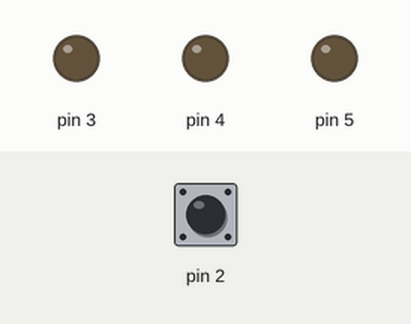
Recording of a sketch running on a simulated Arduino Uno, built with avr-gcc and run on an emulated ATmega328P. On the bench: output pins drawn as LEDs (lit = HIGH). Dashed ring = blinking. The test bench sets the inputs (shaded band); at power-on: pin 2 HIGH.

Above: at 1.2 s.
1.3 s: pin 2 pulled LOW for 1 s
At 2.5 s:
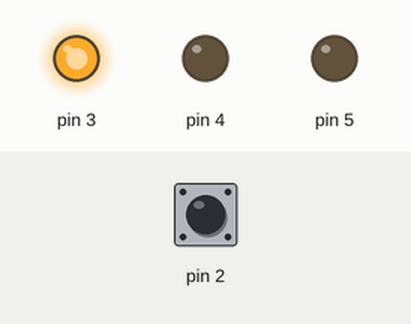
3.8 s: pin 2 pulled LOW for 0.25 s
At 5.1 s:
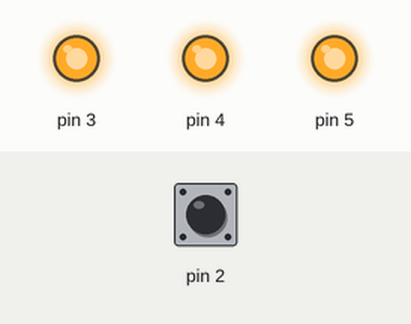
5.5 s: pin 2 pulled LOW for 3.2 s
At 6.1 s:
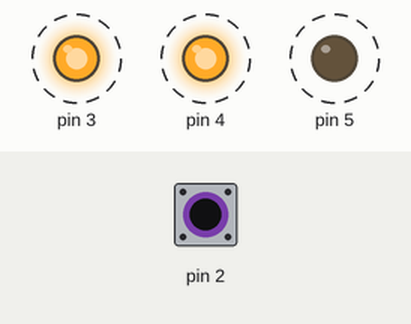
Timing chart, 0 to 10.1 s (numbered marks = the images above; inputs shaded):
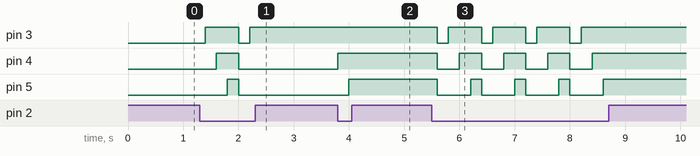

The sketch:

Button_line_2.ino
```cpp
int count=0;
void setup() {
  // put your setup code here, to run once:
  pinMode(2,INPUT_PULLUP);
  pinMode(3,OUTPUT);
  pinMode(4,OUTPUT);
  pinMode(5,OUTPUT);
}

void loop() {
  // put your main code here, to run repeatedly:
  int val=digitalRead(2);
  if(val==LOW){
    count++;
  }
  switch(count){
    case 1:
      digitalWrite(3,HIGH);
      break;
    case 2:
      digitalWrite(4,HIGH);
      break;
    case 3:
      digitalWrite(5,HIGH);
      break;
    default:
      digitalWrite(3,LOW);
      digitalWrite(4,LOW);
      digitalWrite(5,LOW);
      count=0;
      break;
  }
  delay(200);
}
```

Measured:
- after the input at 1.3 s, pin 3: LOW → HIGH after 0.10 s, → LOW 0.60 s later, → HIGH 0.20 s later; pin 4: LOW → HIGH after 0.30 s, → LOW 0.40 s later; pin 5: LOW → HIGH after 0.50 s, → LOW 0.20 s later
- after the input at 3.8 s, pin 4: LOW → HIGH at once; pin 5: LOW → HIGH after 0.20 s
- after the input at 5.5 s, pin 3: alternates HIGH for 0.60 s and LOW for 0.20 s, 8 changes in all, then stays HIGH, starting after 0.10 s; pin 4: alternates HIGH for 0.40 s and LOW for 0.40 s, 8 changes in all, then stays HIGH, starting after 0.10 s
